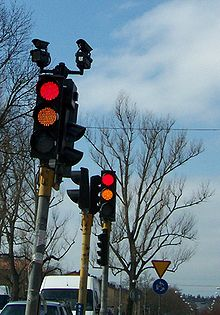
#> input picture traffic_light.jpg, 220 x 315 px
$ jupyter execute red_traffic_light_detection.ipynb
#> lines starting #> are read from the running program, lines starting #| are printed output that depends on the picture; after the words box and inside, x2 and y2 are one past the last pixel; in counts of white or black regions, pixels touching at a corner belong together
[cell 1]
import cv2
import numpy as np

[cell 2]
def detect_red_traffic_lights(image_path):
#> called with image_path = 'traffic_light.jpg'
    img = cv2.imread(image_path)
#> img is the input picture: shape (315, 220, 3); mean B, G, R 137.3, 126.3, 107.3
    new_img = cv2.cvtColor(img, cv2.COLOR_BGR2HSV)
#> new_img: shape (315, 220, 3); mean H, S, V 92.9, 80.2, 140.9
    cv2.imshow('HSV Image', new_img)

    lower_red = np.array([150, 50, 50])  # Lower threshold for red color (Hue range 150-180) in HSV
    upper_red = np.array([180, 255, 255])  # Upper threshold for red color (Hue range 150-180) in HSV

    mask = cv2.inRange(new_img, lower_red, upper_red)
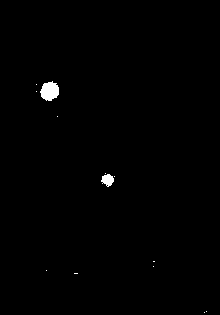
#> mask: shape (315, 220); 0.59% white; 13 white regions (11 under 20 px), largest, box (x1, y1, x2, y2) and area: (40, 81, 59, 101) 278, (101, 174, 114, 187) 113
    cv2.imshow('Mask', mask)

    result = cv2.bitwise_and(img, img, mask=mask)

    cv2.imshow('Red Traffic Light Detection', result)
    cv2.waitKey(0)
    cv2.destroyAllWindows()

detect_red_traffic_lights('traffic_light.jpg')
